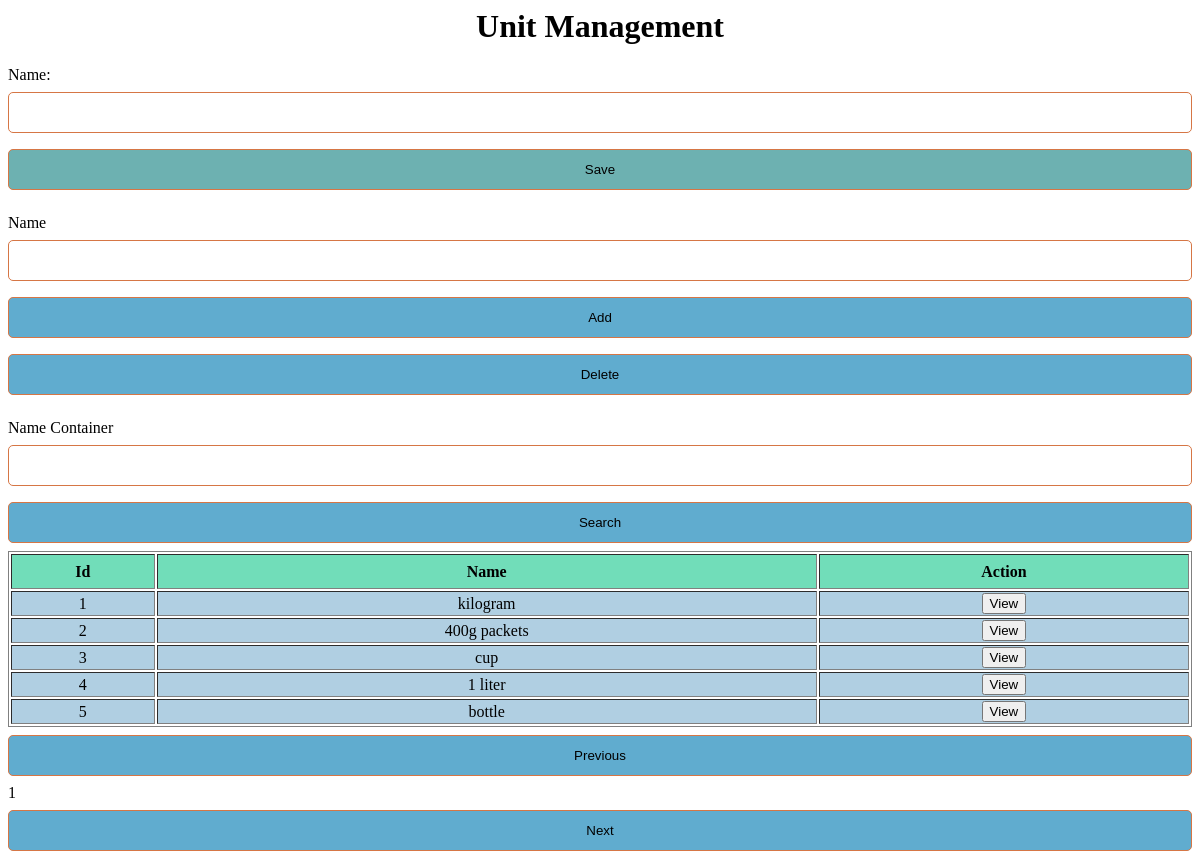
Screenshot of /app/unit/ with the database file from the repository.
### app/models.py (models this page shows, shortened)
class Unit (models.Model):
    name = models.CharField(max_length=20)

### app/views.py (the view)
# urls.py: path('unit/', views.unit_view),
def unit_view(request):
    units = Unit.objects.all()
    if request.method == 'POST':
        form = UnitForm(request.POST)
        if form.is_valid():
            form.save()
            return redirect('unit_view')  # Redirect to the same view to prevent re-posting the form on refresh
    else:
        form = UnitForm()
    return render(request, 'Unit.html', {'form': form, 'uts': units})

### app/forms.py
class UnitForm(forms.ModelForm):
    class Meta:
        model = Unit
        fields = '__all__'

### app/templates/Unit.html (shortened to what this page needs)
<html>
    <head>
    </head>
    <body>
        <h1><center>Unit Management</centers></h1>
        <form method="POST">
            {{form}}
            <input type="submit" value="Save">
        </form>
        <form>
            <label>Name</label>
            <input type="text">
            <br>
            <button type="button">Add</button>
            <button type="button">Delete</button>
            </form>
            <label>Name Container</label>
            <input type="text">
            <button type="button">Search</button>
            <table class="class" border="1">
                <tr>
                    <th class="class1">Id</th>
                    <th class="class1">Name</th>
                    <th class="class1">Action</th>
                    </tr>
                    {% for unit in uts %}
                    <tr class="class2">
                        <td>{{unit.id}}</td>
                        <td>{{unit.name}}</td>
                        <td><button>View</button></td>
                    </tr>
                    {% endfor %}
                     </table>
                     <button type="button">Previous</button>
                     <label>1</label>
                     <button type="button">Next</button>
    </body>
</html>

### app/templates/Unit.html (style rules this page uses)
input[type=submit],select { width: 100%; padding: 12px 20px; margin: 8px 0; display: inline-block; border: 1px solid #d67645; border-radius: 5px; box-sizing: border-box; background-color: rgb(109, 177, 177); }
input[type=text], select { width: 100%; padding: 12px 20px; margin: 8px 0; display: inline-block; border: 1px solid #d67645; border-radius: 5px; box-sizing: border-box; }
button[type=button], select { background-color: rgb(96, 172, 207); width: 100%; padding: 12px 20px; margin: 8px 0; display: inline-block; border: 1px solid #d67645; border-radius: 5px; box-sizing: border-box; }
.class { width: 100%; height: 100px; border-style: solid; outline: #d67645; }
.class1 { column-width: auto; height: 35px; background-color: rgb(113, 221, 185); }
.class2 { text-align: center; background-color: rgb(176, 207, 226); }

### rows the page displays
Unit: id "1", name "kilogram"
Unit: id "2", name "400g packets"
Unit: id "3", name "cup"
Unit: id "4", name "1 liter"
Unit: id "5", name "bottle"
